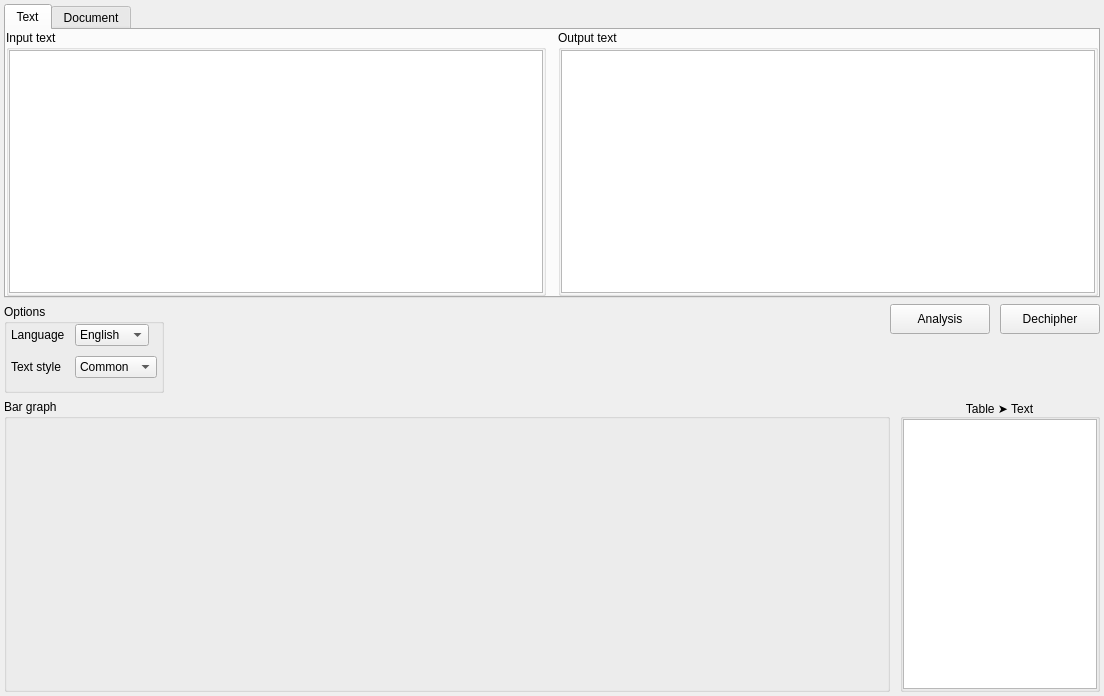
<?xml version="1.0" encoding="UTF-8"?>
<ui version="4.0">
 <class>freqanalysis</class>
 <widget class="QWidget" name="freqanalysis">
  <property name="geometry">
   <rect>
    <x>0</x>
    <y>0</y>
    <width>1104</width>
    <height>696</height>
   </rect>
  </property>
  <property name="windowTitle">
   <string>Form</string>
  </property>
  <layout class="QVBoxLayout" name="verticalLayout_5">
   <property name="spacing">
    <number>-1</number>
   </property>
   <property name="leftMargin">
    <number>4</number>
   </property>
   <property name="topMargin">
    <number>4</number>
   </property>
   <property name="rightMargin">
    <number>4</number>
   </property>
   <property name="bottomMargin">
    <number>4</number>
   </property>
   <item>
    <widget class="QTabWidget" name="tab_widget">
     <property name="maximumSize">
      <size>
       <width>16777215</width>
       <height>400</height>
      </size>
     </property>
     <property name="currentIndex">
      <number>0</number>
     </property>
     <widget class="QWidget" name="tab_text">
      <attribute name="title">
       <string>Text</string>
      </attribute>
      <layout class="QHBoxLayout" name="horizontalLayout">
       <property name="spacing">
        <number>12</number>
       </property>
       <property name="leftMargin">
        <number>0</number>
       </property>
       <property name="topMargin">
        <number>0</number>
       </property>
       <property name="rightMargin">
        <number>0</number>
       </property>
       <property name="bottomMargin">
        <number>0</number>
       </property>
       <item>
        <widget class="QGroupBox" name="group_box_input">
         <property name="title">
          <string>Input text</string>
         </property>
         <layout class="QVBoxLayout" name="verticalLayout_2">
          <property name="spacing">
           <number>10</number>
          </property>
          <property name="leftMargin">
           <number>0</number>
          </property>
          <property name="topMargin">
           <number>0</number>
          </property>
          <property name="rightMargin">
           <number>0</number>
          </property>
          <property name="bottomMargin">
           <number>0</number>
          </property>
          <item>
           <widget class="QTextEdit" name="text_edit_input"/>
          </item>
         </layout>
        </widget>
       </item>
       <item>
        <widget class="QGroupBox" name="group_box_output">
         <property name="title">
          <string>Output text</string>
         </property>
         <layout class="QVBoxLayout" name="verticalLayout">
          <property name="spacing">
           <number>10</number>
          </property>
          <property name="leftMargin">
           <number>0</number>
          </property>
          <property name="topMargin">
           <number>0</number>
          </property>
          <property name="rightMargin">
           <number>0</number>
          </property>
          <property name="bottomMargin">
           <number>0</number>
          </property>
          <item>
           <widget class="QTextEdit" name="text_edit_output">
            <property name="readOnly">
             <bool>true</bool>
            </property>
           </widget>
          </item>
         </layout>
        </widget>
       </item>
      </layout>
     </widget>
     <widget class="QWidget" name="tab_document">
      <attribute name="title">
       <string>Document</string>
      </attribute>
     </widget>
    </widget>
   </item>
   <item>
    <widget class="QFrame" name="frame_1">
     <property name="maximumSize">
      <size>
       <width>16777215</width>
       <height>89</height>
      </size>
     </property>
     <property name="frameShape">
      <enum>QFrame::NoFrame</enum>
     </property>
     <property name="frameShadow">
      <enum>QFrame::Raised</enum>
     </property>
     <layout class="QHBoxLayout" name="horizontalLayout_2">
      <property name="spacing">
       <number>10</number>
      </property>
      <property name="leftMargin">
       <number>0</number>
      </property>
      <property name="topMargin">
       <number>0</number>
      </property>
      <property name="rightMargin">
       <number>0</number>
      </property>
      <property name="bottomMargin">
       <number>0</number>
      </property>
      <item>
       <widget class="QFrame" name="frame_options">
        <property name="frameShape">
         <enum>QFrame::NoFrame</enum>
        </property>
        <property name="frameShadow">
         <enum>QFrame::Raised</enum>
        </property>
        <layout class="QVBoxLayout" name="verticalLayout_4">
         <property name="spacing">
          <number>10</number>
         </property>
         <property name="leftMargin">
          <number>0</number>
         </property>
         <property name="topMargin">
          <number>0</number>
         </property>
         <property name="rightMargin">
          <number>0</number>
         </property>
         <property name="bottomMargin">
          <number>0</number>
         </property>
         <item>
          <widget class="QGroupBox" name="group_box_options">
           <property name="title">
            <string>Options</string>
           </property>
           <layout class="QVBoxLayout" name="verticalLayout_8">
            <property name="spacing">
             <number>10</number>
            </property>
            <property name="leftMargin">
             <number>0</number>
            </property>
            <property name="topMargin">
             <number>0</number>
            </property>
            <property name="rightMargin">
             <number>0</number>
            </property>
            <property name="bottomMargin">
             <number>0</number>
            </property>
            <item>
             <layout class="QFormLayout" name="form_layout_options">
              <property name="fieldGrowthPolicy">
               <enum>QFormLayout::ExpandingFieldsGrow</enum>
              </property>
              <property name="horizontalSpacing">
               <number>10</number>
              </property>
              <property name="verticalSpacing">
               <number>10</number>
              </property>
              <property name="leftMargin">
               <number>4</number>
              </property>
              <property name="rightMargin">
               <number>4</number>
              </property>
              <item row="0" column="0">
               <widget class="QLabel" name="label_lang">
                <property name="text">
                 <string>Language</string>
                </property>
               </widget>
              </item>
              <item row="0" column="1">
               <widget class="QComboBox" name="combo_box_lang">
                <item>
                 <property name="text">
                  <string>English</string>
                 </property>
                </item>
                <item>
                 <property name="text">
                  <string>Russian</string>
                 </property>
                </item>
               </widget>
              </item>
              <item row="1" column="1">
               <widget class="QComboBox" name="combo_box_text_style">
                <item>
                 <property name="text">
                  <string>Common</string>
                 </property>
                </item>
                <item>
                 <property name="text">
                  <string>Literature</string>
                 </property>
                </item>
                <item>
                 <property name="text">
                  <string>Math</string>
                 </property>
                </item>
               </widget>
              </item>
              <item row="1" column="0">
               <widget class="QLabel" name="label_text_style">
                <property name="text">
                 <string>Text style</string>
                </property>
               </widget>
              </item>
             </layout>
            </item>
           </layout>
          </widget>
         </item>
        </layout>
       </widget>
      </item>
      <item>
       <spacer name="horizontal_spacer_1">
        <property name="orientation">
         <enum>Qt::Horizontal</enum>
        </property>
        <property name="sizeHint" stdset="0">
         <size>
          <width>132</width>
          <height>20</height>
         </size>
        </property>
       </spacer>
      </item>
      <item>
       <layout class="QVBoxLayout" name="vertical_layout_1">
        <property name="spacing">
         <number>10</number>
        </property>
        <item>
         <layout class="QHBoxLayout" name="horizontal_layout_1">
          <property name="spacing">
           <number>10</number>
          </property>
          <item>
           <widget class="QPushButton" name="button_analysis">
            <property name="sizePolicy">
             <sizepolicy hsizetype="Fixed" vsizetype="Fixed">
              <horstretch>0</horstretch>
              <verstretch>0</verstretch>
             </sizepolicy>
            </property>
            <property name="minimumSize">
             <size>
              <width>100</width>
              <height>30</height>
             </size>
            </property>
            <property name="text">
             <string>Analysis</string>
            </property>
           </widget>
          </item>
          <item>
           <widget class="QPushButton" name="button_dechipher">
            <property name="sizePolicy">
             <sizepolicy hsizetype="Fixed" vsizetype="Fixed">
              <horstretch>0</horstretch>
              <verstretch>0</verstretch>
             </sizepolicy>
            </property>
            <property name="minimumSize">
             <size>
              <width>100</width>
              <height>30</height>
             </size>
            </property>
            <property name="text">
             <string>Dechipher</string>
            </property>
           </widget>
          </item>
         </layout>
        </item>
        <item>
         <spacer name="vertical_spacer_1">
          <property name="orientation">
           <enum>Qt::Vertical</enum>
          </property>
          <property name="sizeHint" stdset="0">
           <size>
            <width>20</width>
            <height>40</height>
           </size>
          </property>
         </spacer>
        </item>
       </layout>
      </item>
     </layout>
    </widget>
   </item>
   <item>
    <layout class="QHBoxLayout" name="horizontal_layout_2">
     <property name="spacing">
      <number>10</number>
     </property>
     <item>
      <widget class="QGroupBox" name="group_box_graph">
       <property name="sizePolicy">
        <sizepolicy hsizetype="Expanding" vsizetype="Expanding">
         <horstretch>0</horstretch>
         <verstretch>0</verstretch>
        </sizepolicy>
       </property>
       <property name="title">
        <string>Bar graph</string>
       </property>
      </widget>
     </item>
     <item>
      <widget class="QGroupBox" name="group_box_match_table">
       <property name="sizePolicy">
        <sizepolicy hsizetype="Preferred" vsizetype="Preferred">
         <horstretch>0</horstretch>
         <verstretch>0</verstretch>
        </sizepolicy>
       </property>
       <property name="maximumSize">
        <size>
         <width>200</width>
         <height>16777215</height>
        </size>
       </property>
       <property name="title">
        <string>Table ➤ Text</string>
       </property>
       <property name="alignment">
        <set>Qt::AlignCenter</set>
       </property>
       <layout class="QVBoxLayout" name="verticalLayout_3">
        <property name="spacing">
         <number>10</number>
        </property>
        <property name="leftMargin">
         <number>0</number>
        </property>
        <property name="topMargin">
         <number>0</number>
        </property>
        <property name="rightMargin">
         <number>0</number>
        </property>
        <property name="bottomMargin">
         <number>0</number>
        </property>
        <item>
         <widget class="QTableWidget" name="match_table_widget">
          <property name="sizePolicy">
           <sizepolicy hsizetype="Preferred" vsizetype="Preferred">
            <horstretch>0</horstretch>
            <verstretch>0</verstretch>
           </sizepolicy>
          </property>
          <property name="maximumSize">
           <size>
            <width>16777215</width>
            <height>16777215</height>
           </size>
          </property>
          <attribute name="horizontalHeaderMinimumSectionSize">
           <number>20</number>
          </attribute>
          <attribute name="verticalHeaderMinimumSectionSize">
           <number>20</number>
          </attribute>
          <attribute name="verticalHeaderDefaultSectionSize">
           <number>30</number>
          </attribute>
         </widget>
        </item>
       </layout>
      </widget>
     </item>
    </layout>
   </item>
  </layout>
 </widget>
 <resources/>
 <connections/>
</ui>
